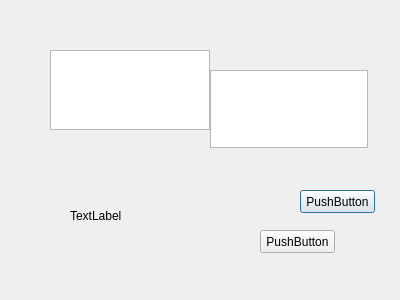
<?xml version="1.0" encoding="UTF-8"?>
<ui version="4.0">
 <class>tmp</class>
 <widget class="QDialog" name="tmp">
  <property name="geometry">
   <rect>
    <x>0</x>
    <y>0</y>
    <width>400</width>
    <height>300</height>
   </rect>
  </property>
  <property name="windowTitle">
   <string>Dialog</string>
  </property>
  <widget class="QWidget" name="horizontalLayoutWidget">
   <property name="geometry">
    <rect>
     <x>50</x>
     <y>50</y>
     <width>160</width>
     <height>80</height>
    </rect>
   </property>
   <layout class="QHBoxLayout" name="horizontalLayout">
    <item>
     <widget class="QGraphicsView" name="graphicsView"/>
    </item>
   </layout>
  </widget>
  <widget class="QPushButton" name="pushButton">
   <property name="geometry">
    <rect>
     <x>300</x>
     <y>190</y>
     <width>75</width>
     <height>23</height>
    </rect>
   </property>
   <property name="text">
    <string>PushButton</string>
   </property>
  </widget>
  <widget class="QPushButton" name="pushButton_2">
   <property name="geometry">
    <rect>
     <x>260</x>
     <y>230</y>
     <width>75</width>
     <height>23</height>
    </rect>
   </property>
   <property name="text">
    <string>PushButton</string>
   </property>
  </widget>
  <widget class="QLabel" name="label">
   <property name="geometry">
    <rect>
     <x>70</x>
     <y>210</y>
     <width>54</width>
     <height>12</height>
    </rect>
   </property>
   <property name="text">
    <string>TextLabel</string>
   </property>
  </widget>
  <widget class="QTextBrowser" name="textBrowser">
   <property name="geometry">
    <rect>
     <x>210</x>
     <y>70</y>
     <width>158</width>
     <height>78</height>
    </rect>
   </property>
  </widget>
 </widget>
 <resources/>
 <connections/>
</ui>
